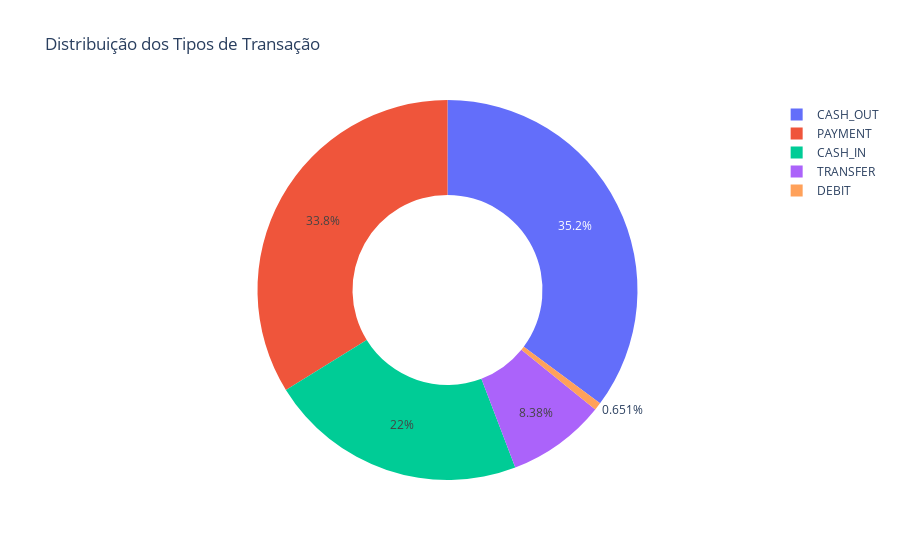

The cell this chart's notebook holds for it:
### Code cell
import plotly.express as px

figure = px.pie( dados, 
                 values = quantidades,
                 names = transacoes,
                 hole = 0.5,
                 title = 'Distribuição dos Tipos de Transação')
figure.show()

### Figure 1 — Plotly figure (JSON) as saved in the notebook; plotly's stock layout.template omitted (floating-point values rounded to 4 significant figures)
{"data": [{"domain": {"x": [0, 1], "y": [0, 1]}, "hole": 0.5, "hovertemplate": "label=%{label}<br>value=%{value}<extra></extra>", "labels": ["CASH_OUT", "PAYMENT", "CASH_IN", "TRANSFER", "DEBIT"], "legendgroup": "", "name": "", "showlegend": true, "type": "pie", "values": [2237500, 2151495, 1399284, 532909, 41432]}], "layout": {"legend": {"tracegroupgap": 0}, "title": {"text": "Distribuição dos Tipos de Transação"}}}
